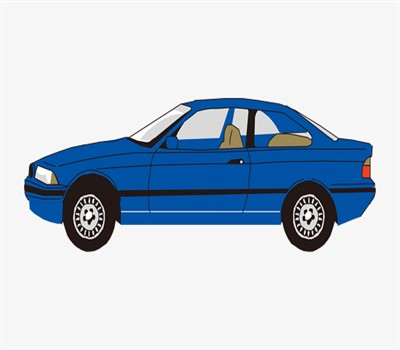
#> input picture Image.jpg, 400 x 350 px
$ python 'change the image to Negative by python.py'
#> lines starting #> are read from the running program, lines starting #| are printed output that depends on the picture
#hwo change the image to Negative by python => Pillow
# install: pip install Pillow
# import Image
# import PIL.ImageOps

from PIL import Image
import PIL.ImageOps
image = input("Enter The Image : ")
#> the answer given: Image.jpg

# Open The Image
image = Image.open(image)
#> image is the input picture: PIL image 400x350 RGB; mean R, G, B 193.2, 204.5, 216.7

# change the image to Negative
inverted_image = PIL.ImageOps.invert(image)
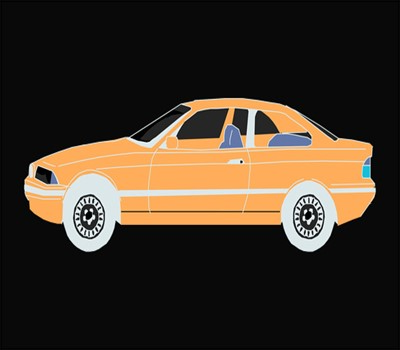
#> inverted_image: PIL image 400x350 RGB; mean R, G, B 61.8, 50.5, 38.3

# Save Image
inverted_image.save("result.jpg")

# show Image
inverted_image.show()
